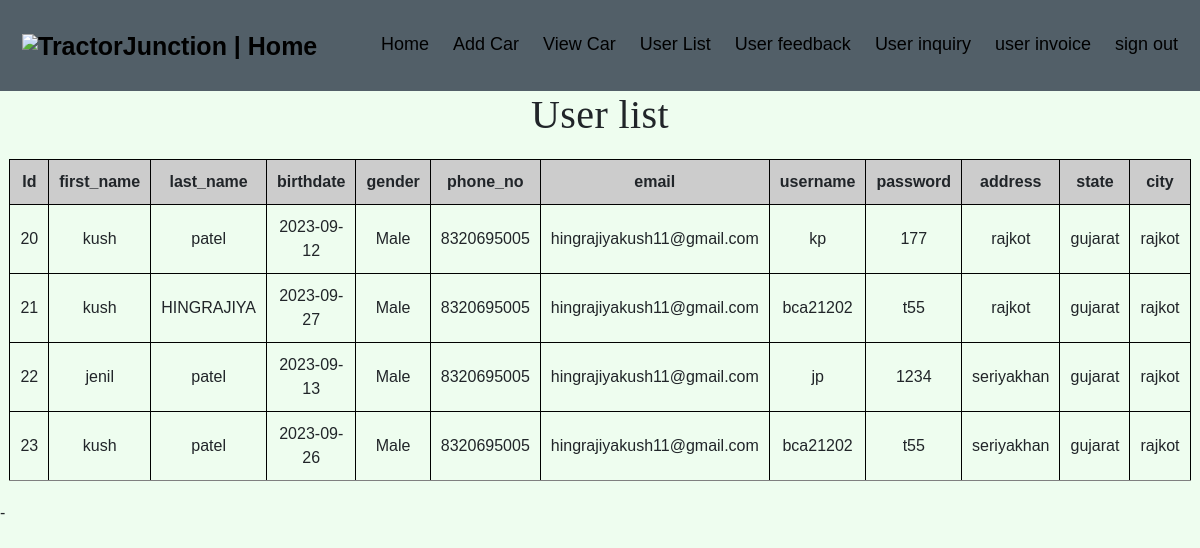
Page /userlist.php on the committed database.
### tables this page shows
CREATE TABLE `user_tbl` (
  `id` int(50) NOT NULL,
  `first_name` varchar(50) NOT NULL,
  `last_name` varchar(50) NOT NULL,
  `birthdate` varchar(50) NOT NULL,
  `gender` varchar(50) NOT NULL,
  `phone_no` varchar(12) NOT NULL,
  `email` varchar(50) NOT NULL,
  `username` varchar(100) NOT NULL,
  `password` varchar(100) NOT NULL,
  `address` varchar(100) NOT NULL,
  `state` varchar(50) NOT NULL,
  `city` varchar(50) NOT NULL
);

### userlist.php (the view, shortened to what this page needs)
<?php
    include "conf.php";
?>
<?php include "adminheader.php";?>
<!DOCTYPE html>
<html lang="en">
<head>
</head>
<body bgcolor="#EEFDEF">
<?php
$sql = "SELECT * FROM `user_tbl` ";
$res = mysqli_query($conn,$sql);
?>
<h1 align="center">User list</h1>
<table border="1px" align="center" >
        <thead>
            <tr>
                <th>Id</th>
                <th>first_name</th>
                <th>last_name</th>
                <th>birthdate</th>
                <th>gender</th>
                <th>phone_no</th>
                <th>email</th>
                <th>username</th>
                <th>password</th>
                <th>address</th>
                <th>state</th>
                <th>city</th>
            </tr>
        </thead>
        <tbody>
            <?php
                if (mysqli_num_rows($res) > 0) {
                    while($row = mysqli_fetch_array($res))
                    {
            ?>
                <tr>
                    <td><?php echo $row['id']; ?></td>
                    <td><?php echo $row['first_name']; ?></td>
                    <td><?php echo $row['last_name']; ?></td>
                    <td><?php echo $row['birthdate']; ?></td>
                    <td><?php echo $row['gender']; ?></td>
                    <td><?php echo $row['phone_no']; ?></td>
                    <td><?php echo $row['email']; ?></td>
                    <td><?php echo $row['username']; ?></td>
                    <td><?php echo $row['password']; ?></td>
                    <td><?php echo $row['address']; ?></td>
                    <td><?php echo $row['state']; ?></td>
                    <td><?php echo $row['city']; ?></td>
                <tr>
            <?php
                    }
                }
            ?>
        </tbody>
    </table>
</body>
</html>-

### main.min2977.css (style rules this page uses)
html[lang="en"] body h1, html[lang="en"] body h2, html[lang="en"] body h3, html[lang="en"] body h4, html[lang="en"] body h5, html[lang="en"] body h6 { font-family: "tj-bold"; }
h1, h2, h3, h4, h5, h6 { margin-top: 0; letter-spacing: 0.4px; }

### adminheader.php (style rules this page uses)
* { box-sizing: border-box; }
body { margin: 0; font-family: Arial, Helvetica, sans-serif; }

### userlist.php (style rules this page uses)
body { background-color: #EEFDEF; }
table { width: 80%; margin: 20px auto; border-collapse: collapse; text-align: center; }
th, td { border: 1px solid #000; padding: 10px; }
th { background-color: #ccc; }
tr:nth-child(even) { background-color: #f2f2f2; }

### rows in the picture
user_tbl: id "20", first_name "kush", last_name "patel", birthdate "2023-09-12", gender "Male", phone_no "8320695005", email "hingrajiyakush11@gmail.com", username "kp", password "177", address "rajkot", state "gujarat", city "rajkot"
user_tbl: id "21", first_name "kush", last_name "HINGRAJIYA", birthdate "2023-09-27", gender "Male", phone_no "8320695005", email "hingrajiyakush11@gmail.com", username "bca21202", password "t55", address "rajkot", state "gujarat", city "rajkot"
user_tbl: id "22", first_name "jenil", last_name "patel", birthdate "2023-09-13", gender "Male", phone_no "8320695005", email "hingrajiyakush11@gmail.com", username "jp", password "1234", address "seriyakhan", state "gujarat", city "rajkot"
user_tbl: id "23", first_name "kush", last_name "patel", birthdate "2023-09-26", gender "Male", phone_no "8320695005", email "hingrajiyakush11@gmail.com", username "bca21202", password "t55", address "seriyakhan", state "gujarat", city "rajkot"
